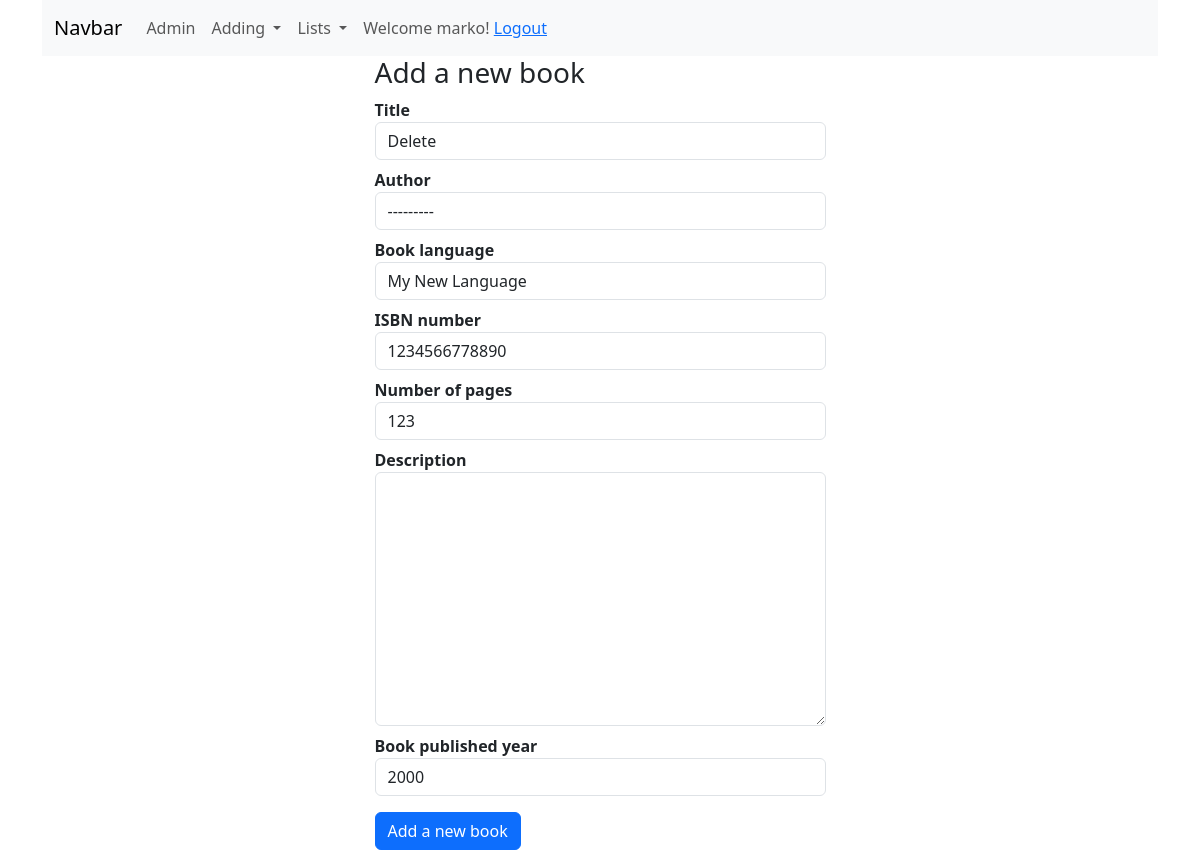
Page /booksapp/book_update/7 (signed in) on the committed database.
### booksapp/models.py (models this page shows, shortened)
class Book(models.Model):
    title = models.CharField(max_length=100)
    author = models.ForeignKey(Author, on_delete=models.SET_NULL, null=True)
    book_language = models.ForeignKey(Language, on_delete=models.SET_NULL, null=True)
    isbn = models.CharField(verbose_name='ISBN number', max_length=13,
                            validators=[validate_digits_length])
    number_of_pages = models.PositiveIntegerField(validators=[MinValueValidator(2)])
    description = models.TextField(null=True, blank=True)
    book_published_year = models.PositiveIntegerField(validators=[MinValueValidator(1900), max_value_current_year])
    class Meta:
        ordering = ['title']

### booksapp/views.py (the view, shortened to what this page needs)
# urls.py: path('book_update/<int:pk>', views.BookUpdateView.as_view(), name='book_update'),  # Book Update View
class BookUpdateView(WriterRequiredMixin, UpdateView):
    model = Book
    form_class = BookCreateForm
    success_url = reverse_lazy('booksapp:book_list')

### booksapp/forms.py
class BookCreateForm(forms.ModelForm):
    def __init__(self, *args, **kwargs):
        super().__init__(*args, **kwargs)
        for visible in self.visible_fields():
            visible.field.widget.attrs['class'] = 'form-control mb-2'
        self.fields['title'].widget.attrs['autofocus'] = True
        self.fields['book_published_year'].widget = forms.widgets.TextInput(attrs={
            'type': 'number',
            'class': 'form-control mb-2',
            'min': 1900,
            'step': 1,
        })
    class Meta:
        model = Book
        fields = '__all__'

### booksapp/models.py (called while the page is built)
    def __str__(self):
        return self.country

    def __str__(self):
        return self.language

    def fullname(self):
        return f'{self.firstname} {self.lastname}'

    def __str__(self):
        return f'{self.fullname()}, {self.birth}, {self.country}'

### booksapp/views.py (called while the page is built)
    def test_func(self):
        return self.request.user.groups.filter(name='Writer').exists()

### booksapp/templates/booksapp/book_form.html (shortened to what this page needs)
{% extends 'base.html' %}
{% block content %}
    <div class="row">
        <div class="col-5 mx-auto">
            <h3>Add a new book</h3>
            <form method="post" class="form">
                {% for field in form %}
                    <div class="form-field">
                        <label for="{{ field.id_for_label }}" class="fw-bold">{{ field.label }}</label>
                        {{ field }}
                    </div>
                {% endfor %}
                <input type="submit" value="Add a new book" class="btn btn-primary mt-2">
            </form>
        </div>
    </div>
{% endblock %}

### templates/menu.html (shortened to what this page needs)
<nav class="navbar navbar-expand-lg bg-body-tertiary">
  <div class="container-fluid">
    <a class="navbar-brand" href="{% url 'booksapp:index' %}">Navbar</a>
    <div class="collapse navbar-collapse" id="navbarNavDropdown">
      <ul class="navbar-nav">
        <li class="nav-item">
          <a class="nav-link" href="/admin">Admin</a>
        </li>
      {% if user.is_authenticated %}
        <li class="nav-item dropdown">
          <a class="nav-link dropdown-toggle" href="#" role="button" data-bs-toggle="dropdown" aria-expanded="false">
            Adding
          </a>
        </li>
        {% endif %}
          <li class="nav-item dropdown">
          <a class="nav-link dropdown-toggle" href="#" role="button" data-bs-toggle="dropdown" aria-expanded="false">
            Lists
          </a>
        </li>
           {% if user.is_authenticated %}
                <span class="nav-link">Welcome {{ user.username }}! <a href="{% url 'logout' %}">Logout</a></span>
           {% else %}
                <span class="nav-link">Welcome guest! <a href="{% url 'login' %}">Login</a></span>
           {% endif %}
      </ul>
    </div>
  </div>
</nav>

### rows in the picture
Book: form "Delete" "---------" "My New Language" "1234566778890" "123" "2000"

### other values in the picture
{{ user.username }} "marko"
{{ field.label }} "Title" "Author" "Book language" "ISBN number" "Number of pages" "Description" "Book published year"
